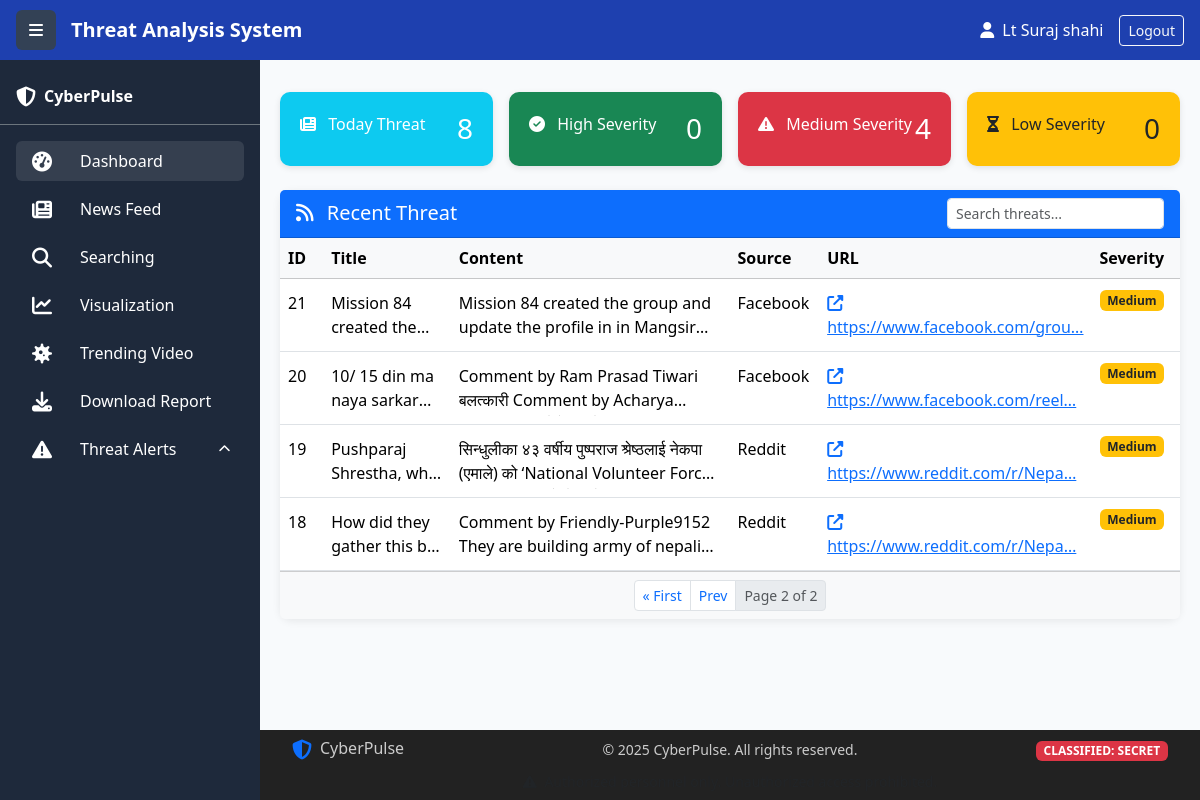
/dashboard/?page=2, run on the app's committed database.
### collect/models.py (models this page shows, shortened)
class ThreatAlert(models.Model):
    CATEGORY_CHOICES = [
        ('Genz', 'Genz'),
        ('PM', 'PM'),
        ('People', 'People'),
        ('Protest', 'Protest'),
        ('Disinformation', 'Disinformation / Fake News'),
        ('Army', 'Army'),
        ('Police', 'Police'),
        ('APF', 'APF'),
        ('NationalCyberCrime', 'National CyberCrime'),
        ('InternationalCyberCrime', 'International CyberCrime'),
        ('ElectionManipulation', 'Election Manipulation'),
        ('SocialEngineering', 'Social Engineering'),
        ('DataLeak', 'Data Leak'),
        ('Scam', 'Financial Scam'),
        ('Impersonation', 'Impersonation'),
        ('Malware', 'Malware / Infected Links'),
        ('Other', 'Other'),
    ]
    SEVERITY_CHOICES = [
        ('low', 'Low'),
        ('medium', 'Medium'),
        ('high', 'High'),
         ('critical', 'Critical'),
    ]
    title = models.CharField(max_length=300)
    image = models.ImageField(upload_to='threat_alerts/', blank=True, null=True)
    video = models.FileField(upload_to='threat_alerts/videos/', blank=True, null=True,
                           help_text="Upload video files")
    content = models.TextField()
    category = models.CharField(
        max_length=50,
        choices=CATEGORY_CHOICES,
        default='Other'
    )
    source = models.CharField(max_length=50, default='unknown')
    url = models.URLField(unique=True)
    severity = models.CharField(
        max_length=10,
        choices=SEVERITY_CHOICES,
        default='low'
    )
    timestamp = models.DateTimeField(auto_now_add=True)

### collect/views.py (the view)
# urls.py: path('dashboard/', views.dashboard, name='dashboard'),
def dashboard(request):
    user = request.user
    role_map = {2: 'Admin', 1: 'Analyst', 0: 'Viewer'}
    role_display = role_map.get(getattr(user, 'role', 0), 'Unknown')
    query = request.GET.get('q', '').strip()
    threats = ThreatAlert.objects.all().order_by('-timestamp')  # 🔸 Usually newest first
    if query:
        threats = threats.filter(
            Q(title__icontains=query) |
            Q(content__icontains=query) |
            Q(source__icontains=query)
        )
    total_threats = threats.count()
    high_severity = threats.filter(severity='high').count()
    medium_severity = threats.filter(severity='medium').count()
    low_severity = threats.filter(severity='low').count()
    paginator = Paginator(threats, 4)
    page_number = request.GET.get('page')
    threats_page = paginator.get_page(page_number)
    return render(request, 'dashboard.html', {
        'threats': threats_page,
        'total_threats': total_threats,
        'high_severity': high_severity,
        'medium_severity': medium_severity,
        'low_severity': low_severity,
        'role_display': role_display,
    })

### templates/dashboard.html (shortened to what this page needs)
{% extends "base.html" %}
{% block content %}
<div class="row g-3 mb-4">
  <div class="col-lg-3 col-md-6">
    <div class="info-box bg-info">
      <div class="d-flex justify-content-between align-items-start">
        <div><i class="fas fa-newspaper me-2"></i> Today Threat</div>
        <h3 class="mb-0">{{ total_threats }}</h3>
      </div>
    </div>
  </div>
  <div class="col-lg-3 col-md-6">
    <div class="info-box bg-success">
      <div class="d-flex justify-content-between align-items-start">
        <div><i class="fas fa-check-circle me-2"></i> High Severity</div>
        <h3 class="mb-0">{{ high_severity }}</h3>
      </div>
    </div>
  </div>
  <div class="col-lg-3 col-md-6">
    <div class="info-box bg-danger">
      <div class="d-flex justify-content-between align-items-start">
        <div><i class="fas fa-exclamation-triangle me-2"></i> Medium Severity</div>
        <h3 class="mb-0">{{ medium_severity }}</h3>
      </div>
    </div>
  </div>
  <div class="col-lg-3 col-md-6">
    <div class="info-box bg-warning text-dark">
      <div class="d-flex justify-content-between align-items-start">
        <div><i class="fas fa-hourglass-half me-2"></i> Low Severity</div>
        <h3 class="mb-0">{{ low_severity }}</h3>
      </div>
    </div>
  </div>
</div>
<div class="card border-0">
  <div class="card-header bg-primary text-white d-flex flex-column flex-md-row justify-content-md-between align-items-md-center gap-2">
    <h5 class="mb-0"><i class="fas fa-rss me-2"></i> Recent Threat</h5>
    <div class="d-flex gap-2 w-25 w-md-auto">
      <input type="text" id="threatSearch" class="form-control form-control-sm" placeholder="Search threats...">
    </div>
  </div>
  <div class="card-body p-0">
    <div class="table-responsive">
      <table class="table table-hover mb-0" id="threatTable">
        <thead class="table-light">
          <tr>
            <th style="width: 5%;">ID</th>
            <th style="width: 15%;">Title</th>
            <th style="width: 35%;">Content</th>
            <th style="width: 10%;">Source</th>
            <th style="width: 25%;">URL</th>
            <th style="width: 10%;">Severity</th>
          </tr>
        </thead>
        <tbody>
          {% for threat in threats %}
          <tr>
            <td>
              <div class="expandable-cell"
                   data-full="{{ threat.id }}"
                   data-truncated="{{ threat.id }}">
                {{ threat.id }}
              </div>
            </td>
            <td>
              <div class="expandable-cell"
                   data-full="{{ threat.title }}"
                   data-truncated="{{ threat.title|truncatechars:30 }}">
                {{ threat.title|truncatechars:30 }}
              </div>
            </td>
            <td>
              <div class="expandable-cell"
                   data-full="{{ threat.content }}"
                   data-truncated="{{ threat.content|truncatewords:15 }}">
                {{ threat.content|truncatewords:15 }}
              </div>
            </td>
            <td>
              <div class="expandable-cell"
                   data-full="{{ threat.source }}"
                   data-truncated="{{ threat.source|truncatechars:20 }}">
                {{ threat.source|truncatechars:20 }}
              </div>
            </td>
            <td>
              {% if threat.url %}
                <a href="{{ threat.url }}" target="_blank" rel="noopener noreferrer" class="text-primary">
                  <div class="expandable-cell"
                       data-full="{{ threat.url }}"
                       data-truncated="{{ threat.url|truncatechars:30 }}">
                    <i class="fas fa-external-link-alt me-1"></i>
                    {{ threat.url|truncatechars:30 }}
                  </div>
                </a>
              {% else %}
                <span class="text-muted">—</span>
              {% endif %}
            </td>
            <td>
              {% if threat.severity == 'high' %}
                <span class="badge bg-danger">High</span>
              {% elif threat.severity == 'medium' %}
                <span class="badge bg-warning text-dark">Medium</span>
              {% else %}
                <span class="badge bg-secondary">Low</span>
              {% endif %}
            </td>
          </tr>
          {% empty %}
          <tr>
            <td colspan="6" class="text-center py-3">No threats found.</td>
          </tr>
          {% endfor %}
        </tbody>
      </table>
    </div>
    {% if threats.has_other_pages %}
      <div class="card-footer bg-light d-flex justify-content-center">
        <nav aria-label="Threat pagination">
          <ul class="pagination pagination-sm mb-0">
            {% if threats.has_previous %}
              <li class="page-item">
                <a class="page-link" href="?page=1{% if request.GET.q %}&q={{ request.GET.q }}{% endif %}">&laquo; First</a>
              </li>
              <li class="page-item">
                <a class="page-link" href="?page={{ threats.previous_page_number }}{% if request.GET.q %}&q={{ request.GET.q }}{% endif %}">Prev</a>
              </li>
            {% endif %}
            <li class="page-item disabled">
              <span class="page-link">Page {{ threats.number }} of {{ threats.paginator.num_pages }}</span>
            </li>
          </ul>
        </nav>
      </div>
    {% endif %}
  </div>
</div>
{% endblock %}

### templates/base.html (style rules this page uses)
:root { --sidebar-width: 260px; --footer-height: 120px; }
body { margin: 0; background-color: #f8fafc; overflow-x: hidden; }
.info-box { border-radius: 10px; padding: 20px; color: white; box-shadow: 0 2px 6px rgba(0,0,0,0.1); margin-top: 24px; }
.card { border-radius: 12px; box-shadow: 0 2px 8px rgba(0,0,0,0.08); border: none; }

### templates/dashboard.html (style rules this page uses)
.expandable-cell { cursor: pointer; min-height: 30px; display: -webkit-box; -webkit-line-clamp: 2; -webkit-box-orient: vertical; overflow: hidden; text-overflow: ellipsis; position: relative; padding: 4px 0; line-clamp: 2; }

### data on the page
ThreatAlert: id "21", title "Mission 84 created…", content "Mission 84 created the group and update the profile in in…", source "Facebook", url "https://www.facebook.com/grou…", severity "Medium"
ThreatAlert: id "20", title "10/ 15 din ma naya…", content "Comment by Ram Prasad Tiwari बलत्कारी Comment by…", source "Facebook", url "https://www.facebook.com/reel…", severity "Medium"
ThreatAlert: id "19", title "Pushparaj Shrestha,…", content "सिन्धुलीका ४३ वर्षीय पुष्पराज श्रेष्ठलाई नेकपा (एमाले) को ‘National Volunteer…", source "Reddit", url "https://www.reddit.com/r/Nepa…", severity "Medium"
ThreatAlert: id "18", title "How did they gather this…", content "Comment by Friendly-Purple9152 They are building army of…", source "Reddit", url "https://www.reddit.com/r/Nepa…", severity "Medium"

### other printed values
{{ total_threats }} "8"
{{ high_severity }} "0"
{{ medium_severity }} "4"
{{ low_severity }} "0"
{{ threats.number }} "2"
{{ threats.paginator.num_pages }} "2"
